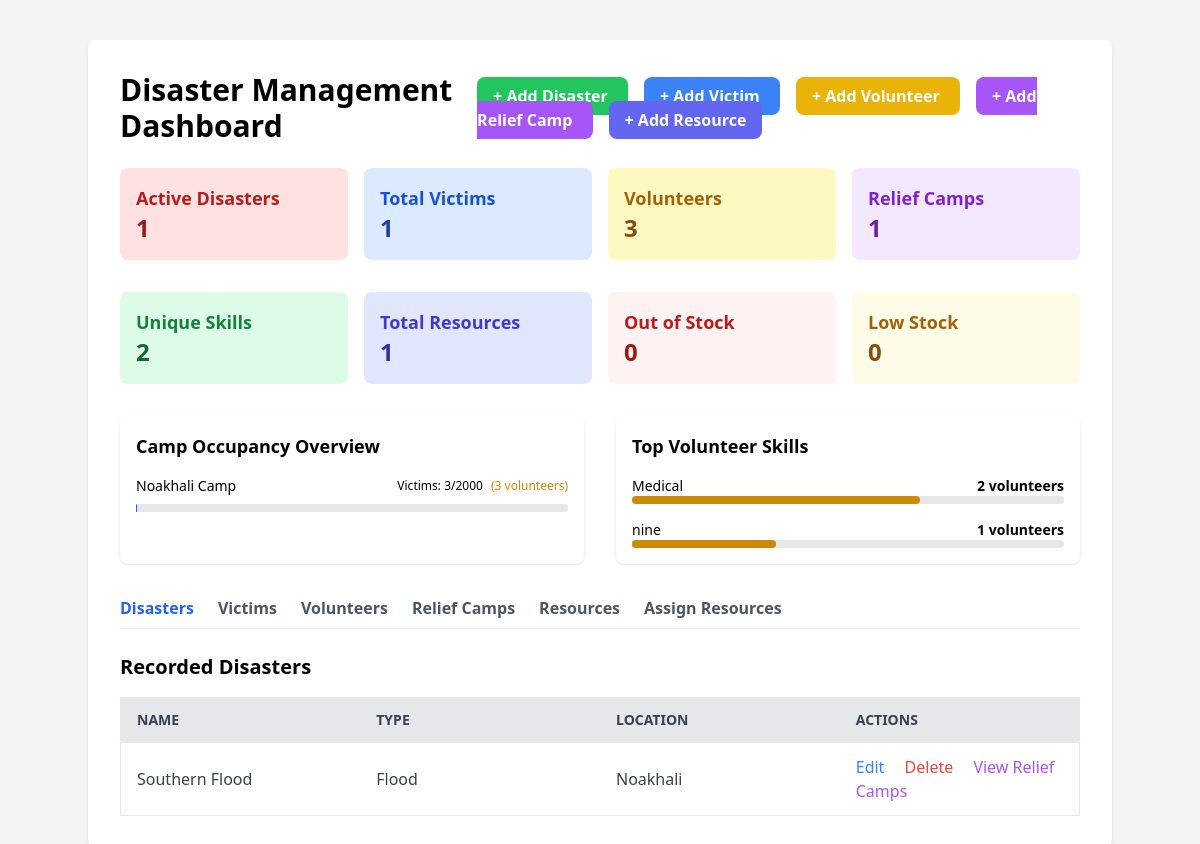
The page / on the database its author committed.
### tables this page shows
CREATE TABLE `relief_camp` (
  `id` int(11) NOT NULL,
  `name` varchar(255) NOT NULL,
  `capacity` int(11) DEFAULT NULL,
  `disaster_id` int(11) DEFAULT NULL
);

CREATE TABLE `disaster` (
  `id` int(11) NOT NULL,
  `name` varchar(255) NOT NULL,
  `type` varchar(100) DEFAULT NULL,
  `location` varchar(255) DEFAULT NULL
);

### public/index.php (the view, shortened to what this page needs)
<?php
require_once '../includes/db_connect.php';
$sql = "SELECT id, name, type, location FROM Disaster ORDER BY id DESC";
$result = $conn->query($sql);
$stats_sql = "SELECT
    (SELECT COUNT(*) FROM Relief_Camp) as camp_count,
    (SELECT COUNT(*) FROM Volunteer) as volunteer_count,
    (SELECT COUNT(*) FROM victim) as victim_count,
    (SELECT COUNT(DISTINCT skill) FROM Volunteer) as unique_skills,
    (SELECT COUNT(*) FROM Disaster) as disaster_count,
    (SELECT COUNT(*) FROM Resource) as resource_count,
    (SELECT COUNT(*) FROM Resource WHERE quantity = 0) as out_of_stock,
    (SELECT COUNT(*) FROM Resource WHERE quantity < 10 AND quantity > 0) as low_stock";
$stats_result = $conn->query($stats_sql);
$stats = $stats_result->fetch_assoc();
$occupancy_sql = "SELECT
    rc.id,
    rc.name,
    rc.capacity,
    COUNT(v.id) as victim_count,
    COUNT(vol.id) as volunteer_count
FROM Relief_Camp rc
LEFT JOIN victim v ON rc.id = v.camp_id
LEFT JOIN Volunteer vol ON rc.id = vol.camp_id
GROUP BY rc.id
ORDER BY (COUNT(v.id)/rc.capacity) DESC
LIMIT 5";
$occupancy_result = $conn->query($occupancy_sql);
$skills_sql = "SELECT
    skill,
    COUNT(*) as count
FROM Volunteer
GROUP BY skill
ORDER BY count DESC
LIMIT 5";
$skills_result = $conn->query($skills_sql);
?>
<!DOCTYPE html>
<html lang="en">
<head>
    <script src="https://cdn.tailwindcss.com"></script>
</head>
<body class="bg-gray-100">
    <div class="container mx-auto mt-10 p-8 bg-white rounded-lg shadow-md">
        <div class="flex justify-between items-center mb-6">
            <h1 class="text-3xl font-bold">
                Disaster Management Dashboard
            </h1>
            <div class="space-x-4">
                <a href="add_disaster.php"
                   class="bg-green-500 text-white font-bold py-2 px-4 rounded-lg hover:bg-green-600">
                   + Add Disaster
                </a>
                <a href="add_victim.php"
                   class="bg-blue-500 text-white font-bold py-2 px-4 rounded-lg hover:bg-blue-600">
                   + Add Victim
                </a>
                <a href="add_volunteer.php"
                   class="bg-yellow-500 text-white font-bold py-2 px-4 rounded-lg hover:bg-yellow-600">
                   + Add Volunteer
                </a>
                <a href="add_relief_camp.php"
                   class="bg-purple-500 text-white font-bold py-2 px-4 rounded-lg hover:bg-purple-600">
                   + Add Relief Camp
                </a>
                <a href="add_resource.php"
                   class="bg-indigo-500 text-white font-bold py-2 px-4 rounded-lg hover:bg-indigo-600">
                   + Add Resource
                </a>
            </div>
        </div>
        <div class="grid grid-cols-4 gap-4 mb-8">
            <div class="bg-red-100 p-4 rounded-lg">
                <h3 class="text-lg font-semibold text-red-700">Active Disasters</h3>
                <p class="text-2xl font-bold text-red-800"><?php echo $stats['disaster_count']; ?></p>
            </div>
            <div class="bg-blue-100 p-4 rounded-lg">
                <h3 class="text-lg font-semibold text-blue-700">Total Victims</h3>
                <p class="text-2xl font-bold text-blue-800"><?php echo $stats['victim_count']; ?></p>
            </div>
            <div class="bg-yellow-100 p-4 rounded-lg">
                <h3 class="text-lg font-semibold text-yellow-700">Volunteers</h3>
                <p class="text-2xl font-bold text-yellow-800"><?php echo $stats['volunteer_count']; ?></p>
            </div>
            <div class="bg-purple-100 p-4 rounded-lg">
                <h3 class="text-lg font-semibold text-purple-700">Relief Camps</h3>
                <p class="text-2xl font-bold text-purple-800"><?php echo $stats['camp_count']; ?></p>
            </div>
        </div>
        <div class="grid grid-cols-4 gap-4 mb-8">
            <div class="bg-green-100 p-4 rounded-lg">
                <h3 class="text-lg font-semibold text-green-700">Unique Skills</h3>
                <p class="text-2xl font-bold text-green-800"><?php echo $stats['unique_skills']; ?></p>
            </div>
            <div class="bg-indigo-100 p-4 rounded-lg">
                <h3 class="text-lg font-semibold text-indigo-700">Total Resources</h3>
                <p class="text-2xl font-bold text-indigo-800"><?php echo $stats['resource_count']; ?></p>
            </div>
            <div class="bg-red-50 p-4 rounded-lg">
                <h3 class="text-lg font-semibold text-red-700">Out of Stock</h3>
                <p class="text-2xl font-bold text-red-800"><?php echo $stats['out_of_stock']; ?></p>
            </div>
            <div class="bg-yellow-50 p-4 rounded-lg">
                <h3 class="text-lg font-semibold text-yellow-700">Low Stock</h3>
                <p class="text-2xl font-bold text-yellow-800"><?php echo $stats['low_stock']; ?></p>
            </div>
        </div>
        <div class="grid grid-cols-2 gap-8 mb-8">
            <div class="bg-white p-4 rounded-lg shadow">
                <h3 class="text-lg font-semibold mb-4">Camp Occupancy Overview</h3>
                <div class="space-y-2">
                    <?php while($camp = $occupancy_result->fetch_assoc()): ?>
                        <div class="flex items-center justify-between">
                            <span class="text-sm"><?php echo htmlspecialchars($camp['name']); ?></span>
                            <div class="flex items-center space-x-2">
                                <span class="text-xs">
                                    Victims: <?php echo $camp['victim_count']; ?>/<?php echo $camp['capacity']; ?>
                                </span>
                                <span class="text-xs text-yellow-600">
                                    (<?php echo $camp['volunteer_count']; ?> volunteers)
                                </span>
                            </div>
                        </div>
                        <div class="w-full bg-gray-200 rounded-full h-2">
                        </div>
                    <?php endwhile; ?>
                </div>
            </div>
            <div class="bg-white p-4 rounded-lg shadow">
                <h3 class="text-lg font-semibold mb-4">Top Volunteer Skills</h3>
                <div class="space-y-4">
                    <?php while($skill = $skills_result->fetch_assoc()): ?>
                        <div>
                            <div class="flex justify-between text-sm">
                                <span><?php echo htmlspecialchars($skill['skill']); ?></span>
                                <span class="font-semibold"><?php echo $skill['count']; ?> volunteers</span>
                            </div>
                            <div class="w-full bg-gray-200 rounded-full h-2">
                                <div class="bg-yellow-600 h-2 rounded-full"
                                     style="width: <?php echo ($skill['count']/$stats['volunteer_count']*100); ?>%">
                                </div>
                            </div>
                        </div>
                    <?php endwhile; ?>
                </div>
            </div>
        </div>
        <div class="mb-6 flex space-x-6 border-b pb-2">
            <a href="index.php" class="font-semibold text-blue-600">Disasters</a>
            <a href="victims.php" class="font-semibold text-gray-600 hover:text-blue-600">Victims</a>
            <a href="volunteers.php" class="font-semibold text-gray-600 hover:text-blue-600">Volunteers</a>
            <a href="relief_camps.php" class="font-semibold text-gray-600 hover:text-blue-600">Relief Camps</a>
            <a href="resources.php" class="font-semibold text-gray-600 hover:text-blue-600">Resources</a>
            <a href="assign_resource.php" class="font-semibold text-gray-600 hover:text-blue-600">Assign Resources</a>
        </div>
        <h2 class="text-xl font-bold mb-4">Recorded Disasters</h2>
        <table class="min-w-full bg-white border">
            <thead>
                <tr class="bg-gray-200 text-gray-700">
                    <th class="w-1/4 text-left py-3 px-4 uppercase font-semibold text-sm">Name</th>
                    <th class="w-1/4 text-left py-3 px-4 uppercase font-semibold text-sm">Type</th>
                    <th class="w-1/4 text-left py-3 px-4 uppercase font-semibold text-sm">Location</th>
                    <th class="text-left py-3 px-4 uppercase font-semibold text-sm">Actions</th>
                </tr>
            </thead>
            <tbody class="text-gray-700">
                <?php if ($result->num_rows > 0): ?>
                    <?php while($row = $result->fetch_assoc()): ?>
                        <tr class="border-t">
                            <td class="py-3 px-4"><?php echo htmlspecialchars($row['name']); ?></td>
                            <td class="py-3 px-4"><?php echo htmlspecialchars($row['type']); ?></td>
                            <td class="py-3 px-4"><?php echo htmlspecialchars($row['location']); ?></td>
                            <td class="py-3 px-4">
                                <a href="edit_disaster.php?id=<?php echo $row['id']; ?>"
                                   class="text-blue-500 hover:text-blue-700">Edit</a>
                                <a href="delete_disaster.php?id=<?php echo $row['id']; ?>"
                                   class="text-red-500 hover:text-red-700 ml-4"
                                   onclick="return confirm('Are you sure you want to delete this disaster?');">
                                   Delete
                                </a>
                                <a href="relief_camps.php?disaster_id=<?php echo $row['id']; ?>"
                                   class="text-purple-500 hover:text-purple-700 ml-4">
                                   View Relief Camps
                                </a>
                            </td>
                        </tr>
                    <?php endwhile; ?>
                <?php else: ?>
                    <tr>
                        <td colspan="4" class="text-center py-4">No disasters recorded yet</td>
                    </tr>
                <?php endif; ?>
            </tbody>
        </table>
    </div>
</body>
</html>

### rows shown on the page
relief_camp: name "Noakhali Camp", victim_count "3", capacity "2000", volunteer_count "3"
disaster: name "Southern Flood", type "Flood", location "Noakhali"

### other values the page prints
$stats['disaster_count'] "1"
$stats['victim_count'] "1"
$stats['volunteer_count'] "3"
$stats['camp_count'] "1"
$stats['unique_skills'] "2"
$stats['resource_count'] "1"
$stats['out_of_stock'] "0"
$stats['low_stock'] "0"
$skill['skill'] "Medical"
$skill['count'] "2"
$skill['skill'] "nine"
$skill['count'] "1"
